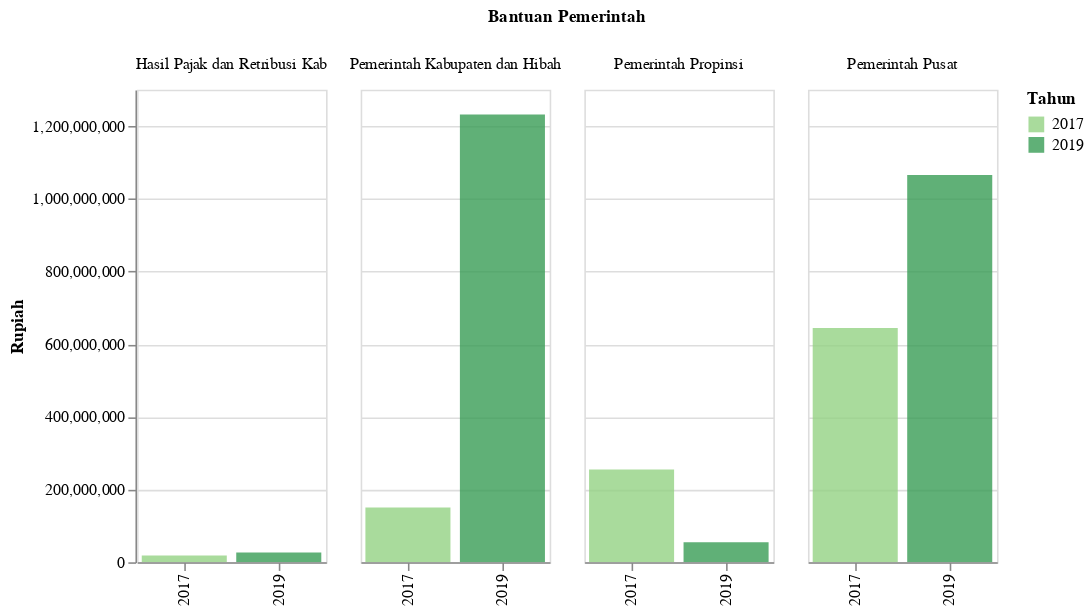

The cell this chart's notebook holds for it:
### Code cell
plot2s = plot_3(df_2,'Rupiah','Bantuan Pemerintah',120)
plot2s

### Figure 1 — Vega-Lite specification as saved in the notebook (floating-point values rounded to 4 significant figures)
{"config": {"view": {"continuousWidth": 400, "continuousHeight": 300}}, "data": {"name": "data-8b75cc3cbe1d8b5cc9393616b6c1f001"}, "mark": {"type": "bar", "opacity": 0.8}, "encoding": {"color": {"condition": {"type": "nominal", "field": "Tahun", "scale": {"scheme": "yellowgreen"}, "selection": "selector001"}, "value": "lightgray"}, "column": {"type": "nominal", "field": "Keterangan", "title": "Bantuan Pemerintah"}, "tooltip": [{"type": "quantitative", "field": "Tahun"}, {"type": "nominal", "field": "Keterangan"}, {"type": "nominal", "field": "Jumlah"}, {"type": "nominal", "field": "Satuan"}], "x": {"type": "ordinal", "field": "Tahun", "title": ""}, "y": {"type": "quantitative", "axis": {"tickMinStep": 1}, "field": "N", "title": "Rupiah"}}, "resolve": {"scale": {"x": "independent"}}, "selection": {"selector001": {"type": "single", "encodings": ["y", "color"]}, "selector014": {"type": "interval", "bind": "scales", "encodings": ["x", "y"]}}, "width": 120, "$schema": "https://vega.github.io/schema/vega-lite/v4.8.1.json", "datasets": {"data-8b75cc3cbe1d8b5cc9393616b6c1f001": [{"Tahun": 2017, "Kode": 6, "Data": "Bantuan Pemerintah", "Kode Kategori": 6.1, "Kategori": "Pemerintah Pusat", "Keterangan": "Pemerintah Pusat", "N": 644700000.0, "Satuan": "Rupiah", "Jumlah": "Rp 644.7 Juta"}, {"Tahun": 2017, "Kode": 6, "Data": "Bantuan Pemerintah", "Kode Kategori": 6.1, "Kategori": "Pemerintah Propinsi", "Keterangan": "Pemerintah Propinsi", "N": 255000000.0, "Satuan": "Rupiah", "Jumlah": "Rp 255.0 Juta"}, {"Tahun": 2017, "Kode": 6, "Data": "Bantuan Pemerintah", "Kode Kategori": 6.1, "Kategori": "Pemerintah Kabupaten dan Hibah", "Keterangan": "Pemerintah Kabupaten dan Hibah", "N": 151000000.0, "Satuan": "Rupiah", "Jumlah": "Rp 151.0 Juta"}, {"Tahun": 2017, "Kode": 6, "Data": "Bantuan Pemerintah", "Kode Kategori": 6.1, "Kategori": "Hasil Pajak dan Retribusi Kab", "Keterangan": "Hasil Pajak dan Retribusi Kab", "N": 18700000.0, "Satuan": "Rupiah", "Jumlah": "Rp 18.7 Juta"}, {"Tahun": 2019, "Kode": 6, "Data": "Bantuan Pemerintah", "Kode Kategori": 6.1, "Kategori": "Pemerintah Pusat", "Keterangan": "Pemerintah Pusat", "N": 1066000000.0, "Satuan": "Rupiah", "Jumlah": "Rp 1065.7 Juta"}, {"Tahun": 2019, "Kode": 6, "Data": "Bantuan Pemerintah", "Kode Kategori": 6.1, "Kategori": "Pemerintah Propinsi", "Keterangan": "Pemerintah Propinsi", "N": 55000000.0, "Satuan": "Rupiah", "Jumlah": "Rp 55.0 Juta"}, {"Tahun": 2019, "Kode": 6, "Data": "Bantuan Pemerintah", "Kode Kategori": 6.1, "Kategori": "Pemerintah Kabupaten dan Hibah", "Keterangan": "Pemerintah Kabupaten dan Hibah", "N": 1232000000.0, "Satuan": "Rupiah", "Jumlah": "Rp 1231.7 Juta"}, {"Tahun": 2019, "Kode": 6, "Data": "Bantuan Pemerintah", "Kode Kategori": 6.1, "Kategori": "Hasil Pajak dan Retribusi Kab", "Keterangan": "Hasil Pajak dan Retribusi Kab", "N": 26720000.0, "Satuan": "Rupiah", "Jumlah": "Rp 26.7 Juta"}]}}
